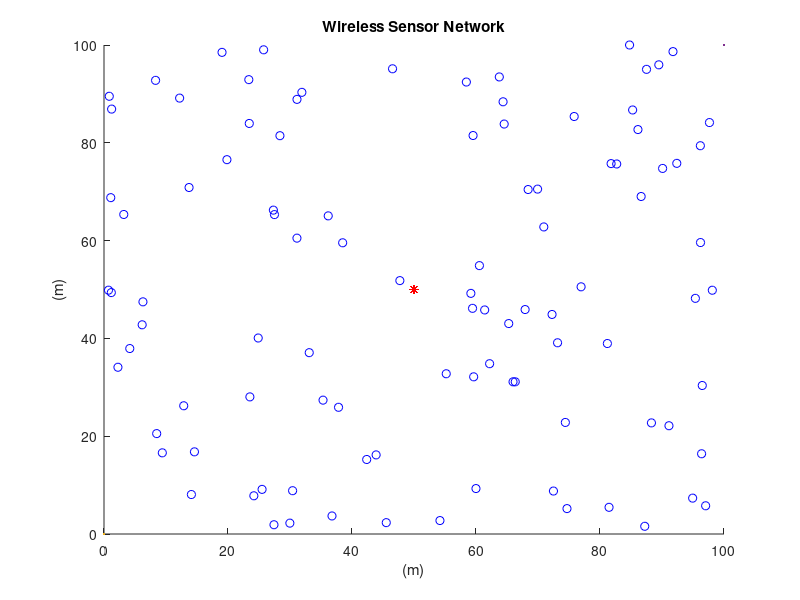

Recreate this plot in MATLAB. (Note: this script raises an error after producing the figure.)
%%%%%%%%%%%%%%%%%%%%%%%%%%%%%%%%%%%%%%%%%%%%%%%%%%%%%%%%%%%%%%%%%%%%%%%%
%                          LEACH Protocol                              %
%                          Part of Thesis:                             %
%       Energy-Efficient Protocols In Wireless Sensor Networks         %
%                                                                      %
% (c) Alexandros Nikolaos Zattas                                       %
% University of Peloponnese                                            %
% Department of Informatics and Telecommunications                     %
% For any related questions or additional information                  %
% send an e-mail to:                                                   %
% alexzattas@gmail.com                                                 %
%%%%%%%%%%%%%%%%%%%%%%%%%%%%%%%%%%%%%%%%%%%%%%%%%%%%%%%%%%%%%%%%%%%%%%%%


close all;
clear;
clc;

%%%%%%%%%%%%%%%%%%%% Network Establishment Parameters %%%%%%%%%%%%%%%%%%%%

%%% Area of Operation %%%

% Field Dimensions in meters %
xm=100;
ym=100;
x=0; % added for better display results of the plot
y=0; % added for better display results of the plot
% Number of Nodes in the field %
n=100;
% Number of Dead Nodes in the beggining %
dead_nodes=0;
% Coordinates of the Sink (location is predetermined in this simulation) %
sinkx=50;
sinky=50;

%%% Energy Values %%%
% Initial Energy of a Node (in Joules) % 
Eo=2; % units in Joules
% Energy required to run circuity (both for transmitter and receiver) %
Eelec=50*10^(-9); % units in Joules/bit
ETx=50*10^(-9); % units in Joules/bit
ERx=50*10^(-9); % units in Joules/bit
% Transmit Amplifier Types %
Eamp=100*10^(-12); % units in Joules/bit/m^2 (amount of energy spent by the amplifier to transmit the bits)
% Data Aggregation Energy %
EDA=5*10^(-9); % units in Joules/bit
% Size of data package %
k=4000; % units in bits
% Suggested percentage of cluster head %
p=0.05; % a 5 percent of the total amount of nodes used in the network is proposed to give good results
% Number of Clusters %
No=p*n; 
% Round of Operation %
rnd=0;
% Current Number of operating Nodes %
operating_nodes=n;
transmissions=0;
temp_val=0;
flag1stdead=0;
%%%%%%%%%%%%%%%%%%%%%%%%%%% End of Parameters %%%%%%%%%%%%%%%%%%%%%%%%%%%%



            %%% Creation of the Wireless Sensor Network %%%

% Plotting the WSN %
for i=1:n
    
    SN(i).id=i;	% sensor's ID number
    SN(i).x=rand(1,1)*xm;	% X-axis coordinates of sensor node
    SN(i).y=rand(1,1)*ym;	% Y-axis coordinates of sensor node
    SN(i).E=Eo;     % nodes energy levels (initially set to be equal to "Eo"
    SN(i).role=0;   % node acts as normal if the value is '0', if elected as a cluster head it  gets the value '1' (initially all nodes are normal)
    SN(i).cluster=0;	% the cluster which a node belongs to
    SN(i).cond=1;	% States the current condition of the node. when the node is operational its value is =1 and when dead =0
    SN(i).rop=0;	% number of rounds node was operational
    SN(i).rleft=0;  % rounds left for node to become available for Cluster Head election
    SN(i).dtch=0;	% nodes distance from the cluster head of the cluster in which he belongs
    SN(i).dts=0;    % nodes distance from the sink
    SN(i).tel=0;	% states how many times the node was elected as a Cluster Head
    SN(i).rn=0;     % round node got elected as cluster head
    SN(i).chid=0;   % node ID of the cluster head which the "i" normal node belongs to

    
    hold on;
    figure(1)
    plot(x,y,xm,ym,SN(i).x,SN(i).y,'ob',sinkx,sinky,'*r');
    title 'Wireless Sensor Network';
    xlabel '(m)';
    ylabel '(m)';
    
end
 


                      %%%%%% Set-Up Phase %%%%%% 
                      
graphics_toolkit("gnuplot")             

while operating_nodes>4
        
    % Displays Current Round %     
    rnd     

    % Threshold Value %
    t=(p/(1-p*(mod(rnd,1/p))));
    
    % Re-election Value %
    tleft=mod(rnd,1/p);
 
    % Reseting Previous Amount Of Cluster Heads In the Network %
    CLheads=0;
    
    % Reseting Previous Amount Of Energy Consumed In the Network on the Previous Round %
    energy=0;
 
        
        
% Cluster Heads Election %
    
        for i=1:n
            SN(i).cluster=0;    % reseting cluster in which the node belongs to
            SN(i).role=0;       % reseting node role
            SN(i).chid=0;       % reseting cluster head id
            if SN(i).rleft>0
               SN(i).rleft=SN(i).rleft-1;
            end
            if (SN(i).E>0) && (SN(i).rleft==0)
                generate=rand;	
                    if generate< t
                    SN(i).role=1;	% assigns the node role of acluster head
                    SN(i).rn=rnd;	% Assigns the round that the cluster head was elected to the data table
                    SN(i).tel=SN(i).tel + 1;   
                    SN(i).rleft=1/p-tleft;    % rounds for which the node will be unable to become a CH
                    SN(i).dts=sqrt((sinkx-SN(i).x)^2 + (sinky-SN(i).y)^2); % calculates the distance between the sink and the cluster hea
                    CLheads=CLheads+1;	% sum of cluster heads that have been elected 
                    SN(i).cluster=CLheads; % cluster of which the node got elected to be cluster head
                    CL(CLheads).x=SN(i).x; % X-axis coordinates of elected cluster head
                    CL(CLheads).y=SN(i).y; % Y-axis coordinates of elected cluster head
                    CL(CLheads).id=i; % Assigns the node ID of the newly elected cluster head to an array
                    end
            end
        end
        
	% Fixing the size of "CL" array %
	CL=CL(1:CLheads);
  
    
    
    
% Grouping the Nodes into Clusters & caclulating the distance between node and cluster head %
     
       for i=1:n
        if  (SN(i).role==0) && (SN(i).E>0) && (CLheads>0) % if node is normal
            for m=1:CLheads
            d(m)=sqrt((CL(m).x-SN(i).x)^2 + (CL(m).y-SN(i).y)^2);
            % we calculate the distance 'd' between the sensor node that is
            % transmitting and the cluster head that is receiving with the following equation+ 
            % d=sqrt((x2-x1)^2 + (y2-y1)^2) where x2 and y2 the coordinates of
            % the cluster head and x1 and y1 the coordinates of the transmitting node
            end
        d=d(1:CLheads); % fixing the size of "d" array
        [M,I]=min(d(:)); % finds the minimum distance of node to CH
        [Row, Col] = ind2sub(size(d),I); % displays the Cluster Number in which this node belongs too
        SN(i).cluster=Col; % assigns node to the cluster
        SN(i).dtch= d(Col); % assigns the distance of node to CH
        SN(i).chid=CL(Col).id;
        end
       end
       
        
       
                           %%%%%% Steady-State Phase %%%%%%
                      
  
% Energy Dissipation for normal nodes %
    
    for i=1:n
       if (SN(i).cond==1) && (SN(i).role==0) && (CLheads>0)
       	if SN(i).E>0
            ETx= Eelec*k + Eamp * k * SN(i).dtch^2;
            SN(i).E=SN(i).E - ETx;
            energy=energy+ETx;
            
        % Dissipation for cluster head during reception
        if SN(SN(i).chid).E>0 && SN(SN(i).chid).cond==1 && SN(SN(i).chid).role==1
            ERx=(Eelec+EDA)*k;
            energy=energy+ERx;
            SN(SN(i).chid).E=SN(SN(i).chid).E - ERx;
             if SN(SN(i).chid).E<=0  % if cluster heads energy depletes with reception
                SN(SN(i).chid).cond=0;
                SN(SN(i).chid).rop=rnd;
                dead_nodes=dead_nodes +1;
                operating_nodes= operating_nodes - 1
             end
        end
        end
        
        
        if SN(i).E<=0       % if nodes energy depletes with transmission
        dead_nodes=dead_nodes +1;
        operating_nodes= operating_nodes - 1
        SN(i).cond=0;
        SN(i).chid=0;
        SN(i).rop=rnd;
        end
        
      end
    end            
    
    
    
% Energy Dissipation for cluster head nodes %
   
   for i=1:n
     if (SN(i).cond==1)  && (SN(i).role==1)
         if SN(i).E>0
            ETx= (Eelec+EDA)*k + Eamp * k * SN(i).dts^2;
            SN(i).E=SN(i).E - ETx;
            energy=energy+ETx;
         end
         if  SN(i).E<=0     % if cluster heads energy depletes with transmission
         dead_nodes=dead_nodes +1;
         operating_nodes= operating_nodes - 1
         SN(i).cond=0;
         SN(i).rop=rnd;
         end
     end
   end

   

  
    if operating_nodes<n && temp_val==0
        temp_val=1;
        flag1stdead=rnd
    end
    % Display Number of Cluster Heads of this round %
    %CLheads;
   
    
    transmissions=transmissions+1;
    if CLheads==0
    transmissions=transmissions-1;
    end
    
 
    % Next Round %
    rnd= rnd +1;
    
    tr(transmissions)=operating_nodes;
    op(rnd)=operating_nodes;
    

    if energy>0
    nrg(transmissions)=energy;
    end
    

end


sum=0;
for i=1:flag1stdead
    sum=nrg(i) + sum;
end

temp1=sum/flag1stdead;
temp2=temp1/n;

for i=1:flag1stdead
avg_node(i)=temp2;
end
    
    % Plotting Simulation Results "Operating Nodes per Round" %
    figure(2)
    plot(1:rnd,op(1:rnd),'-b','Linewidth',2);
    title ({'LEACH'; 'Operating Nodes per Round';})
    xlabel 'Rounds';
    ylabel 'Operational Nodes';
    hold on;
    
    % Plotting Simulation Results  %
    figure(3)
    plot(1:transmissions,tr(1:transmissions),'-r','Linewidth',2);
    title ({'LEACH'; 'Operational Nodes per Transmission';})
    xlabel 'Transmissions';
    ylabel 'Operational Nodes';
    hold on;
    
    % Plotting Simulation Results  %
    figure(4)
    plot(1:flag1stdead,nrg(1:flag1stdead),'-r','Linewidth',2);
    title ({'LEACH'; 'Energy consumed per Transmission';})
    xlabel 'Transmission';
    ylabel 'Energy ( J )';
    hold on;
    

    % Plotting Simulation Results  %
    figure(5)
    plot(1:flag1stdead,avg_node(1:flag1stdead),'-b','Linewidth',2);
    title ({'LEACH'; 'Average Energy consumed by a Node per Transmission';})
    xlabel 'Transmissions';
    ylabel 'Energy ( J )';
    hold on;
  
  